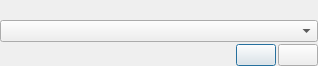
<?xml version="1.0" encoding="UTF-8"?>
<ui version="4.0">
 <class>RequestItemDialog</class>
 <widget class="QDialog" name="RequestItemDialog">
  <property name="geometry">
   <rect>
    <x>0</x>
    <y>0</y>
    <width>318</width>
    <height>66</height>
   </rect>
  </property>
  <property name="windowTitle">
   <string>Dialog</string>
  </property>
  <layout class="QVBoxLayout" name="verticalLayout">
   <property name="spacing">
    <number>2</number>
   </property>
   <property name="margin">
    <number>0</number>
   </property>
   <item>
    <widget class="QLabel" name="labelPrompt"/>
   </item>
   <item>
    <widget class="QComboBox" name="comboBoxItems"/>
   </item>
   <item>
    <layout class="QHBoxLayout" name="horizontalLayout">
     <property name="spacing">
      <number>2</number>
     </property>
     <item>
      <spacer name="horizontalSpacer">
       <property name="orientation">
        <enum>Qt::Horizontal</enum>
       </property>
       <property name="sizeHint" stdset="0">
        <size>
         <width>40</width>
         <height>20</height>
        </size>
       </property>
      </spacer>
     </item>
     <item>
      <widget class="QPushButton" name="pushButton1"/>
     </item>
     <item>
      <widget class="QPushButton" name="pushButton2"/>
     </item>
    </layout>
   </item>
  </layout>
 </widget>
 <resources/>
 <connections/>
</ui>
